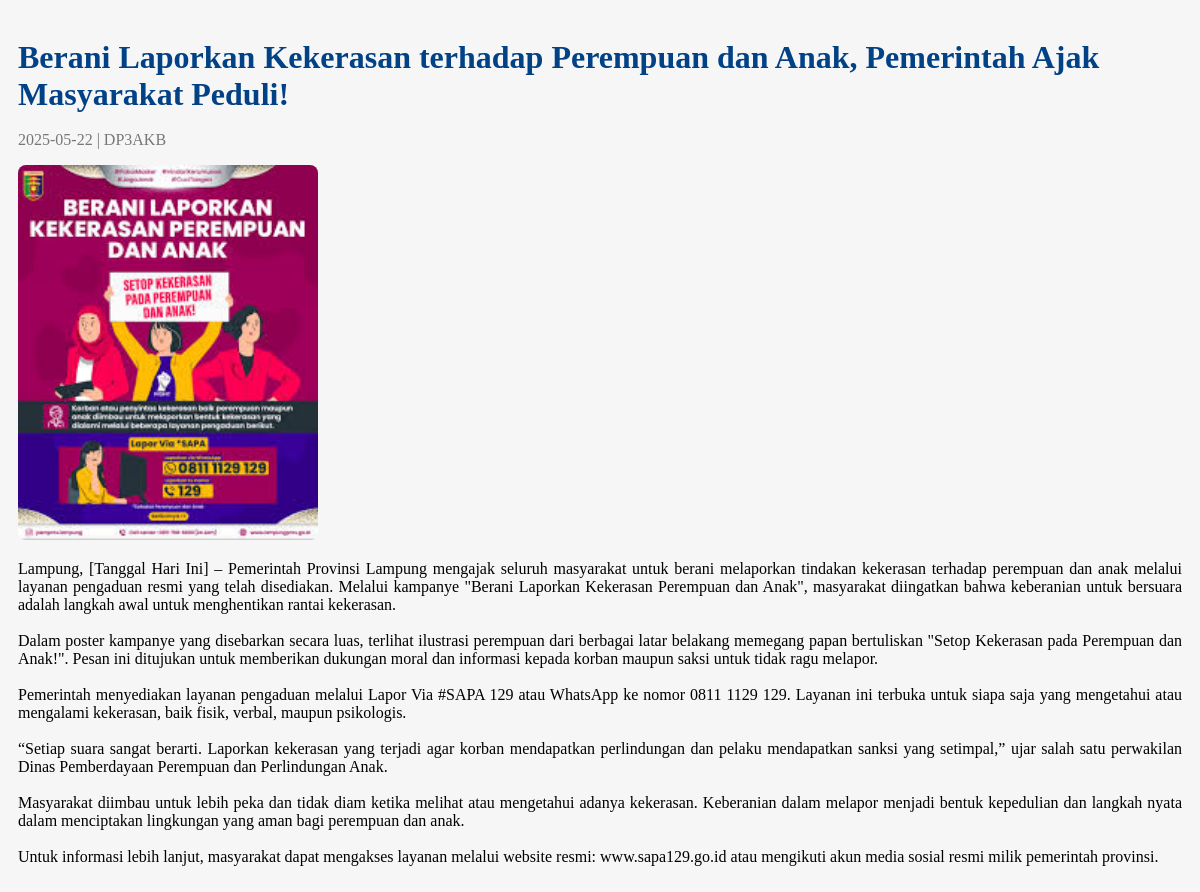
Screenshot of /detail_berita.php?id=30 with the database file from the repository.
### tables this page shows
CREATE TABLE `berita`  (
  `id_berita` int(11) NOT NULL AUTO_INCREMENT,
  `penulis` varchar(255) NOT NULL,
  `judul` varchar(255) NOT NULL,
  `tanggal` date NOT NULL,
  `gambar` varchar(255) NOT NULL,
  `isi` text NOT NULL,
  PRIMARY KEY (`id_berita`) USING BTREE
);

### detail_berita.php (the view, shortened to what this page needs)
<?php
$koneksi = new mysqli("localhost", "root", "", "pkl");
$id = isset($_GET['id']) ? intval($_GET['id']) : 0;
$query = "SELECT * FROM berita WHERE id_berita = $id";
$result = mysqli_query($koneksi, $query);
$berita = mysqli_fetch_assoc($result);
?>
<!DOCTYPE html>
<html>
<head>
    <link rel="stylesheet" href="detail_berita.css">
</head>
<body>
    <h1><?php echo htmlspecialchars($berita['judul']); ?></h1>
    <div class="riwayat">
        <p>
            <?php echo htmlspecialchars($berita['tanggal']); ?>
            | <?php echo htmlspecialchars($berita['penulis']); ?>
        </p>
    </div>
    <img src="image_berita/<?php echo htmlspecialchars($berita['gambar']); ?>" alt="gambar berita" width="300">
    <p class="isi"><?php echo nl2br(htmlspecialchars($berita['isi'])); ?></p>
</body>
</html>

### detail_berita.css (style rules this page uses)
body { background-color: #f7f6f6; box-sizing: border-box; padding: 10px; }
h1 { color: #014186; }
.riwayat { margin-top: -20px; display: flex; color: #00000084; }
img { border-radius: 8px; }
.isi { text-align: justify; word-wrap: break-word; overflow-wrap: break-word; text-overflow: ellipsis; }

### rows the page displays
berita: judul "Berani Laporkan Kekerasan terhadap Perempuan dan Anak, Pemerintah Ajak Masyarakat Peduli!", tanggal "2025-05-22", penulis "DP3AKB", gambar (picture), isi "Lampung, [Tanggal Hari Ini] – Pemerintah Provinsi Lampung mengajak seluruh masyarakat untuk berani melaporkan tindakan kekerasan terhadap perempuan dan anak melalui layanan pengaduan resmi yang telah disediakan. Melalui kampanye \"Berani Laporkan Kekerasan Perempuan dan Anak\", masyarakat diingatkan bahwa keberanian untuk bersuara adalah langkah awal untuk menghentikan rantai kekerasan. Dalam poster kampanye yang disebarkan secara luas, terlihat ilustrasi perempuan dari berbagai latar belakang memegang papan bertuliskan \"Setop Kekerasan pada Perempuan dan Anak!\". Pesan ini ditujukan untuk memberikan dukungan moral dan informasi kepada korban maupun saksi untuk tidak ragu melapor. Pemerintah…"
